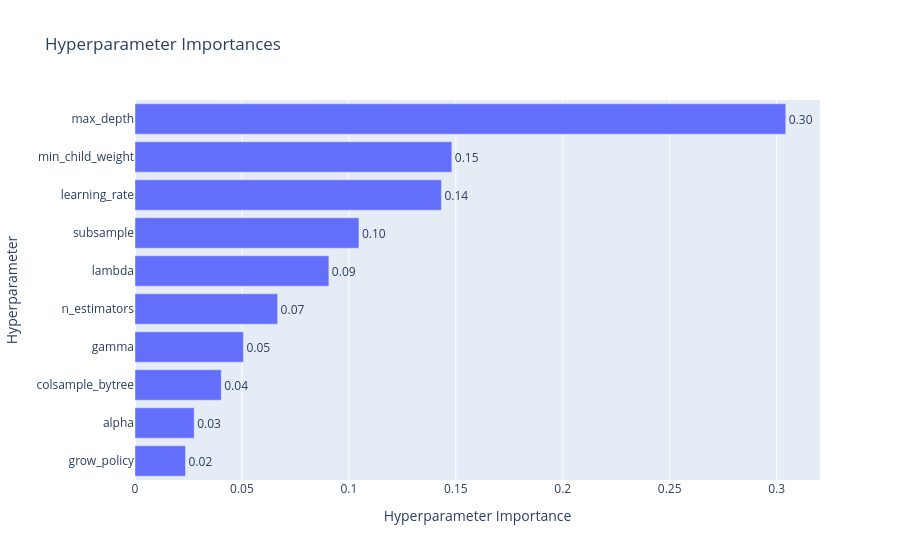

Source (notebook cell):
### Code cell
optuna.visualization.plot_param_importances(study)

### Figure 1 — Plotly figure (JSON) as saved in the notebook; plotly's stock layout.template omitted (floating-point values rounded to 4 significant figures)
{"data": [{"cliponaxis": false, "hovertemplate": ["grow_policy (CategoricalDistribution): 0.02360777279905309<extra></extra>", "alpha (FloatDistribution): 0.02767059897986888<extra></extra>", "colsample_bytree (FloatDistribution): 0.04032275390691928<extra></extra>", "gamma (FloatDistribution): 0.05069541809798733<extra></extra>", "n_estimators (IntDistribution): 0.06668155876432107<extra></extra>", "lambda (FloatDistribution): 0.09064684355327594<extra></extra>", "subsample (FloatDistribution): 0.10470687541982651<extra></extra>", "learning_rate (FloatDistribution): 0.14326825207589225<extra></extra>", "min_child_weight (IntDistribution): 0.1481294431082399<extra></extra>", "max_depth (IntDistribution): 0.3042704832946158<extra></extra>"], "name": "Objective Value", "orientation": "h", "text": ["0.02", "0.03", "0.04", "0.05", "0.07", "0.09", "0.10", "0.14", "0.15", "0.30"], "textposition": "outside", "type": "bar", "x": [0.02361, 0.02767, 0.04032, 0.0507, 0.06668, 0.09065, 0.1047, 0.1433, 0.1481, 0.3043], "y": ["grow_policy", "alpha", "colsample_bytree", "gamma", "n_estimators", "lambda", "subsample", "learning_rate", "min_child_weight", "max_depth"]}], "layout": {"title": {"text": "Hyperparameter Importances"}, "xaxis": {"title": {"text": "Hyperparameter Importance"}}, "yaxis": {"title": {"text": "Hyperparameter"}}}}
